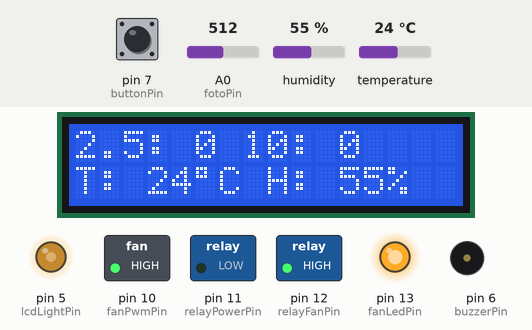
Recording of a sketch running on a simulated Arduino Uno, built with avr-gcc and run on an emulated ATmega328P. Parts: 16×2 character LCD, switched loads named in the sketch (green lamp = pin HIGH), output pins drawn as LEDs (lit = HIGH), buzzer (waves = sounding). Inputs (shaded band) come from the test bench; at power-on: pin 7 (buttonPin) LOW, A0 (fotoPin) = 512, humidity 55 %, temperature 24 °C. Random numbers use the default seed unless the sketch sets one.

Above: at 1.8 s.
1.9 s: pin 7 (buttonPin) pulled HIGH for 0.15 s
At 2.24 s:
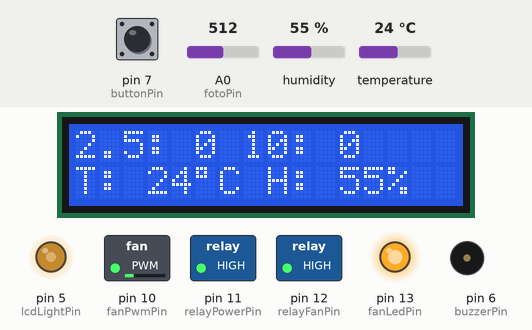
At 5.9 s:
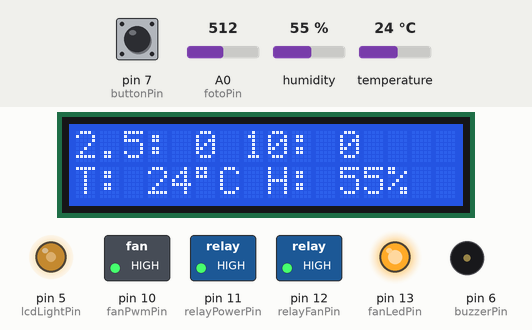
Timing chart, 0 to 7.4 s (numbered marks = the images above; inputs shaded):
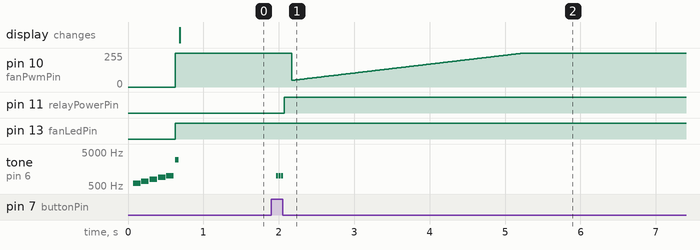

Measured:
- after the input at 1.9 s, pin 11 (relayPowerPin): LOW → HIGH after 0.17 s; tone on pin 6 (buzzerPin): alternates 1000 Hz for 0.03 s and silent for 0.01 s, 6 changes in all, then stays silent, starting after 0.06 s
- by itself, tone on pin 6 (buzzerPin): plays 600 Hz for 0.10 s, 700 Hz for 0.10 s, 800 Hz for 0.10 s, 900 Hz for 0.10 s, 1000 Hz for 0.10 s, 3000 Hz for 0.05 s

The sketch:

dust_sensor.ino
```cpp
#include <PCF8574.h>
#include <Narcoleptic.h>

#include "DustSensor.cpp"
#include "AirQualityControl.cpp"
#include "Fan.cpp"
#include "LCD.cpp"
#include "RGBLed.cpp"
#include "Buzzer.cpp"
#include "TemperatureSensor.cpp"
#include "LightSensor.cpp"

// Digital pins
#define lcdDataPin 2
#define lcdLatchPin 3
#define lcdClockPin 4
#define lcdLightPin 5
#define buzzerPin 6
#define buttonPin 7
#define dhtPin 8
#define fanPwmPin 10
#define relayPowerPin 11
#define relayFanPin 12
#define fanLedPin 13

// Expander pins
#define redPin 0
#define greenPin 1
#define bluePin 2
#define dustSensorSleepPin 3

// Analog pins
#define fotoPin A0
#define brokenPin A1

PCF8574* expander = new PCF8574();

TemperatureSensor* temperatureSensor = new TemperatureSensor(dhtPin);
DustSensor* dustSensor = new DustSensor(expander, temperatureSensor, dustSensorSleepPin);
Fan* fan = new Fan(expander, fanPwmPin, fanLedPin, relayPowerPin);
LCD* lcd = new LCD(lcdDataPin, lcdLatchPin, lcdClockPin, lcdLightPin);
RGBLed* rgbLed = new RGBLed(expander, redPin, greenPin, bluePin);
Buzzer* buzzer = new Buzzer(buzzerPin);
LightSensor* lightSensor = new LightSensor(fotoPin);
AirQualityControl* airQualityControl = new AirQualityControl(dustSensor, fan, rgbLed, buzzer, lightSensor);

void setup() {
  Serial.begin(9600);
  Serial.setTimeout(1500);

  expander->begin(0x20);
  lcd->begin(16, 2);
  temperatureSensor->begin();

  pinMode(lcdLightPin, OUTPUT);

  pinMode(fanPwmPin, OUTPUT);
  setPwmFrequency(fanPwmPin, 1);
  analogWrite(fanPwmPin, 0);

  pinMode(buzzerPin, OUTPUT);
  digitalWrite(buzzerPin, LOW);

  pinMode(fanLedPin, OUTPUT);
  digitalWrite(fanLedPin, LOW);

  pinMode(buttonPin, INPUT);

  pinMode(relayPowerPin, OUTPUT);
  digitalWrite(relayPowerPin, LOW);

  pinMode(relayFanPin, OUTPUT);
  digitalWrite(relayFanPin, LOW);

  expander->pinMode(redPin, OUTPUT);
  expander->pinMode(greenPin, OUTPUT);
  expander->pinMode(bluePin, OUTPUT);

  expander->pinMode(dustSensorSleepPin, OUTPUT);
  expander->digitalWrite(dustSensorSleepPin, LOW);

  startSequence();
}

void startSequence() {
  rgbLed->pink();

  digitalWrite(relayFanPin, HIGH);

  lcd->setNormalBrightness();
  lcd->setCursor(0, 0);
  lcd->print(F("  OCZYSZCZACZ   "));
  lcd->setCursor(0, 1);
  lcd->print(F("   POWIETRZA    "));

  fan->changePower(0);

  for (byte i=1; i<=5; i++) {
    buzzer->sound(500 + i*100, 100);
  }
}

void loop() {
  lightSensor->update();

  //rgbLed->setEnabled(!lightSensor->isNight());
  buzzer->setEnabled(!lightSensor->isNight());

  dustSensor->update();
  temperatureSensor->update();
  airQualityControl->update();
  handleLCD();

  if (!dustSensor->isSleeping() || fan->getPower() > 0) {
    digitalWrite(relayFanPin, HIGH);
  } else {
    digitalWrite(relayFanPin, LOW);
  }

  if (digitalRead(buttonPin) == HIGH) {
    buzzer->sound(1000, 25, 3);
    fan->changePower(255);
    delay(60000);
  }

  if (dustSensor->isSleeping() && fan->getPower() == 0) {
    Narcoleptic.delay(10000);
  } else {
    delay(100);
  }
}

void serialEvent() {
  dustSensor->onSerialEvent();
}

void handleLCD() {
  if (lightSensor->isNight()) {
    lcd->lightOff();
  } else {
    lcd->setNormalBrightness();
  }

  lcd->setCursor(0, 0);
  lcd->print(F("2.5: "));
  lcd->print((int) dustSensor->getPM2_5());
  lcd->print(F(" "));

  lcd->print(F("10: "));
  lcd->print((int) dustSensor->getPM10());
  lcd->print(F("    "));

  lcd->setCursor(0, 1);
  lcd->print(F("T: "));
  lcd->print((int) temperatureSensor->lastReading().t);
  lcd->print(char(223));
  lcd->print(F("C"));

  lcd->print(F(" H: "));
  lcd->print((int) temperatureSensor->lastReading().h);
  lcd->print(F("%   "));
}
```

AirQualityControl.cpp
```cpp
#include <Arduino.h>

#include "DustSensor.cpp"
#include "Fan.cpp"
#include "RGBLed.cpp"
#include "Buzzer.cpp"
#include "LightSensor.cpp"

#ifndef AIR_QUALITY_CONTROL_CPP
#define AIR_QUALITY_CONTROL_CPP

#define AIR_QUALITY_PERFECT 0
#define AIR_QUALITY_GOOD 1
#define AIR_QUALITY_BAD 2
#define AIR_QUALITY_VERY_BAD 3
#define AIR_QUALITY_UNKNOWN 255

#define PM_10_VERY_BAD 50
#define PM_10_BAD 25
#define PM_10_GOOD 15

#define PM_2_5_VERY_BAD 25
#define PM_2_5_BAD 15
#define PM_2_5_GOOD 8

class AirQualityControl {

private:
  byte airQualityLevel = AIR_QUALITY_GOOD;

  DustSensor* dustSensor;
  Fan* fan;
  RGBLed* rgbLed;
  Buzzer* buzzer;
  LightSensor* lightSensor;

public:
  AirQualityControl(DustSensor* dustSensor, Fan* fan, RGBLed* rgbLed, Buzzer* buzzer, LightSensor* lightSensor) {
    this->dustSensor = dustSensor;
    this->fan = fan;
    this->rgbLed = rgbLed;
    this->buzzer = buzzer;
    this->lightSensor = lightSensor;
  }

  void update() {
    float pm10 = dustSensor->getPM10();
    float pm2_5 = dustSensor->getPM2_5();

    if (pm10 > PM_10_VERY_BAD || pm2_5 > PM_2_5_VERY_BAD) {
      setAirQuality(AIR_QUALITY_VERY_BAD);
      dustSensor->setSamplingMode(SAMPLING_MODE_AVG);
    } else if (pm10 > PM_10_BAD || pm2_5 > PM_2_5_BAD) {
      setAirQuality(AIR_QUALITY_BAD);
      dustSensor->setSamplingMode(SAMPLING_MODE_AVG);
    } else if (pm10 > PM_10_GOOD || pm2_5 > PM_2_5_GOOD) {
      setAirQuality(AIR_QUALITY_GOOD);
      dustSensor->setSamplingMode(SAMPLING_MODE_POWERSAVE);
    } else {
      setAirQuality(AIR_QUALITY_PERFECT);
      dustSensor->setSamplingMode(SAMPLING_MODE_POWERSAVE);
    }

    controlFan(pm10, pm2_5);
  }

private:

  void setAirQuality(byte level) {
    if (level == AIR_QUALITY_VERY_BAD) {
      rgbLed->red();
      if (airQualityLevel != AIR_QUALITY_VERY_BAD) {
        buzzer->sound(80, 50, 4);
      }
    } else if (level == AIR_QUALITY_BAD) {
      rgbLed->yellow();
      if (airQualityLevel != AIR_QUALITY_BAD) {
        buzzer->sound(400, 50, 3);
      }
    } else if (level == AIR_QUALITY_GOOD) {
      rgbLed->green();
      if (airQualityLevel != AIR_QUALITY_GOOD) {
        buzzer->sound(1000, 50, 2);
      }
    } else if (level == AIR_QUALITY_PERFECT) {
      rgbLed->blue();
      if (airQualityLevel != AIR_QUALITY_PERFECT) {
        buzzer->sound(3000, 50, 1);
      }
    }

    airQualityLevel = level;
  }

  void controlFan(float pm10, float pm2_5) {
    float pm10Perc = pm10 / PM_10_VERY_BAD * 100.0;
    float pm2_5Perc = pm2_5 / PM_2_5_VERY_BAD * 100.0;
    float levelPerc = max(pm10Perc, pm2_5Perc);

    byte power;

    if (levelPerc >= 100) {
      power = 255;
    } else if (fan->getPower() > 0 && levelPerc >= 40) {
      power = levelPerc * 255/100;
    } else if (fan->getPower() == 0 && levelPerc >= 50) {
      power = levelPerc * 255/100;
    } else {
      power = 0;
    }

    fan->changePower(power);
  }
};

#endif
```

Buzzer.cpp
```cpp
#include <Arduino.h>

#ifndef BUZZER_CPP
#define BUZZER_CPP

class Buzzer {

private:
	byte buzzerPin;
  boolean enabled = true;

public:
  Buzzer(byte buzzerPin) {
    this->buzzerPin = buzzerPin;
  }

  void setEnabled(boolean enabled) {
    this->enabled = enabled;
  }

  Buzzer* sound(int freq, int durationMs) {
    return sound(freq, durationMs, 1);
  }

  Buzzer* sound(int freq, int durationMs, byte repeat) {
    if (!enabled) {
      return this;
    }

    for (byte i=0; i<repeat; i++) {
      tone(buzzerPin, freq);
      delay(durationMs);
      noTone(buzzerPin);
      delay(10);
    }

    return this;
  }
};

#endif
```

DustSensor.cpp
```cpp
#include <Arduino.h>
#include <PCF8574.h>

#include "TemperatureSensor.cpp"
#include "Utils.cpp"

#ifndef DUST_SENSOR_CPP
#define DUST_SENSOR_CPP

#define LENG 31  // 0x42 + 31 bytes equal to 32 bytes

#define DUST_SAMPLES_CNT 50

#define SAMPLING_MODE_AVG 1
#define SAMPLING_MODE_POWERSAVE 2

#define DEFAULT_SAMPLING_MODE SAMPLING_MODE_AVG

#define SAMPLING_MODE_POWERSAVE_COLLECT_MILLIS 1000ul * 60ul * 1ul
#define SAMPLING_MODE_POWERSAVE_SLEEP_MILLIS 1000ul * 60ul * 5ul

#define IGNORED_SAMPLES_ON_START 10

class DustSensor {

private:

  unsigned char buf[LENG];

  float currentDustLevelPM2_5 = 0;
  float currentDustLevelPM10 = 0;

  int dustSampleIdx = 0;

  int* pm2_5Samples = new int[DUST_SAMPLES_CNT];
  int* pm10Samples = new int[DUST_SAMPLES_CNT];

  byte samplingMode = DEFAULT_SAMPLING_MODE;

  boolean powerSaveCollecting = false;
  unsigned long powerSaveLastCollectingTime = 0;

  boolean firstRun = true;
  byte ignoredSamples = 0;

  boolean sleeping = false;

  PCF8574* expander;
  TemperatureSensor* temperatureSensor;
  byte sleepPin;

public:

  DustSensor(PCF8574* expander, TemperatureSensor* temperatureSensor, byte sleepPin) {
    this->expander = expander;
    this->temperatureSensor = temperatureSensor;
    this->sleepPin = sleepPin;

    for (int i = 0; i < DUST_SAMPLES_CNT; i++) {
      pm2_5Samples[i] = -1;
      pm10Samples[i] = -1;
    }
  }

  float getPM2_5() {
    return currentDustLevelPM2_5;
  }

  float getPM10() {
    return currentDustLevelPM10;
  }

  void sleep() {
    expander->digitalWrite(sleepPin, HIGH);
    sleeping = true;
  }

  void wake() {
    expander->digitalWrite(sleepPin, LOW);
    sleeping = false;
  }

  void setSamplingMode(byte targetMode) {
    if (samplingMode == targetMode) {
      return;
    }

    samplingMode = targetMode;
    powerSaveCollecting = false;
    powerSaveLastCollectingTime = 0;
    ignoredSamples = 0;
    wake();
  }

  void update() {
    if (samplingMode == SAMPLING_MODE_POWERSAVE) {
      if (!powerSaveCollecting && powerSaveLastCollectingTime < timeMillis() - SAMPLING_MODE_POWERSAVE_SLEEP_MILLIS) {
        powerSaveCollecting = true;
        powerSaveLastCollectingTime = timeMillis();
        ignoredSamples = 0;
        wake();
      } else if (powerSaveCollecting && powerSaveLastCollectingTime < timeMillis() - SAMPLING_MODE_POWERSAVE_COLLECT_MILLIS) {
        powerSaveCollecting = false;
        powerSaveLastCollectingTime = timeMillis();
        ignoredSamples = 0;
        firstRun = false;
        sleep();
      } else if (!powerSaveCollecting) {
        sleep();
      }
    } else {
      wake();
    }
  }

  boolean isSleeping() {
    return sleeping;
  }

  void onSerialEvent() {
    if (Serial.find(0x42)) {
      Serial.readBytes(buf, LENG);

      if (!firstRun && ignoredSamples < IGNORED_SAMPLES_ON_START) {
        ignoredSamples++;
        return;
      }

      if (buf[0] == 0x4d) {
        if (checkValue(buf, LENG)) {
          int PM01Value = transmitPM01(buf);
          int PM2_5Value = transmitPM2_5(buf);
          int PM10Value = transmitPM10(buf);
          calculateDustLevels(PM01Value, PM2_5Value, PM10Value);
        }
      }
    }
  }

private:

  void calculateDustLevels(int PM01Value, int PM2_5Value, int PM10Value) {
    int humidity = temperatureSensor->lastReading().h;

    PM2_5Value = numericCorrectionPM2_5(PM2_5Value, humidity);
    PM10Value = numericCorrectionPM10(PM10Value, humidity);

    pm2_5Samples[dustSampleIdx] = PM2_5Value;
    pm10Samples[dustSampleIdx] = PM10Value;

    dustSampleIdx++;
    dustSampleIdx = dustSampleIdx % DUST_SAMPLES_CNT;

    float sumDustLevelPM2_5 = 0;
    float sumDustLevelPM10 = 0;
    int validSamplesCnt = 0;

    for (int i = 0; i < DUST_SAMPLES_CNT; i++) {
      if (pm2_5Samples[i] >= 0 && pm10Samples[i] >= 0) {
        sumDustLevelPM10 += pm10Samples[i];
        sumDustLevelPM2_5 += pm2_5Samples[i];
        validSamplesCnt++;
      }
    }

    currentDustLevelPM2_5 = sumDustLevelPM2_5 / validSamplesCnt;
    currentDustLevelPM10 = sumDustLevelPM10 / validSamplesCnt;
  }

  float numericCorrectionPM2_5(float raw, float humidity) {
    double cpa = 1.00123;
    double cpb = 1.96141;
    double cpc = 1.0;
    double divider = cpc + cpa * pow((humidity / 100.0), cpb);
    return raw / divider + 0.5;
  }

  float numericCorrectionPM10(float raw, float humidity) {
    double cpa = 1.15866;
    double cpb = 3.16930;
    double cpc = 0.7;
    double divider = cpc + cpa * pow((humidity / 100.0), cpb);
    return raw / divider + 0.5;
  }

  char checkValue(unsigned char* thebuf, char leng) {
    char receiveflag = 0;
    int receiveSum = 0;

    for (int i=0; i<(leng-2); i++) {
      receiveSum = receiveSum + thebuf[i];
    }
    receiveSum = receiveSum + 0x42;

    if (receiveSum == ((thebuf[leng - 2] << 8) + thebuf[leng - 1])) {
      receiveSum = 0;
      receiveflag = 1;
    }
    return receiveflag;
  }

  int transmitPM01(unsigned char* thebuf) {
    int PM01Val;
    PM01Val = ((thebuf[3] << 8) + thebuf[4]);
    return PM01Val;
  }

  int transmitPM2_5(unsigned char* thebuf) {
    int PM2_5Val;
    PM2_5Val = ((thebuf[5] << 8) + thebuf[6]);
    return PM2_5Val;
  }

  int transmitPM10(unsigned char* thebuf) {
    int PM10Val;
    PM10Val = ((thebuf[7] << 8) + thebuf[8]);
    return PM10Val;
  }
};

#endif
```

Fan.cpp
```cpp
#include <Arduino.h>
#include <PCF8574.h>

#include "Utils.cpp"

#ifndef FAN_CPP
#define FAN_CPP

#define MIN_POWER 50

class Fan {

private:
  PCF8574* expander;
  byte fanPwmPin;
  byte fanLedPin;
  byte relayPowerPin;

  byte power = 0;

public:
  Fan(PCF8574* expanderm, byte fanPwmPin, byte fanLedPin, byte relayPowerPin) {
    this->expander = expander;
    this->fanPwmPin = fanPwmPin;
    this->fanLedPin = fanLedPin;
    this->relayPowerPin = relayPowerPin;
  }

  byte getPower() {
    return power;
  }

  void changePower(byte targetPower) {
    if (targetPower == power) {
      return;
    }

    if (targetPower > 0) {
      digitalWrite(relayPowerPin, HIGH);
      digitalWrite(fanLedPin, HIGH);
      delay(100);
    } else {
      digitalWrite(relayPowerPin, LOW);
      digitalWrite(fanLedPin, LOW);
    }

    if (targetPower > power) {
      for (int i=max(power, MIN_POWER); i<=targetPower; i++) {
        analogWrite(fanPwmPin, i);
        delay(15);
      }
    } else {
      analogWrite(fanPwmPin, targetPower);
    }

    power = targetPower;
  }
};

#endif
```

LightSensor.cpp
```cpp
#include <Arduino.h>

#ifndef LIGHT_SENSOR_CPP
#define LIGHT_SENSOR_CPP

class LightSensor {

private:
  byte fotoPin;
  boolean night = false;

public:
  LightSensor(byte fotoPin) {
    this->fotoPin = fotoPin;
  }

  void update() {
    float fotoVoltage = analogRead(fotoPin) * 5.0 / 1023.0;
    if (fotoVoltage < 2) {
      night = true;
    } else {
      night = false;
    }
  }

  boolean isNight() {
    return night;
  }
};

#endif
```

RGBLed.cpp
```cpp
#include <Arduino.h>
#include <PCF8574.h>

#ifndef RGB_LED_CPP
#define RGB_LED_CPP

class RGBLed {

private:
  PCF8574* expander;
  byte redPin, greenPin, bluePin;
  boolean enabled = true;

  void setColor(byte red, byte green, byte blue) {
    if (!enabled) {
      red = 0;
      green = 0;
      blue = 0;
    }

    expander->digitalWrite(redPin, 255 - red);
    expander->digitalWrite(greenPin, 255 - green);
    expander->digitalWrite(bluePin, 255 - blue);
  }

public:
  RGBLed(PCF8574* expander, byte redPin, byte greenPin, byte bluePin) {
    this->expander = expander;
    this->redPin = redPin;
    this->greenPin = greenPin;
	  this->bluePin = bluePin;
  }

  void setEnabled(boolean enabled) {
    this->enabled = enabled;
  }

  void randomColor() {
    byte r = random(0, 2) == 1 ? 255 : 0;
    byte g = random(0, 2) == 1 ? 255 : 0;
    byte b = random(0, 2) == 1 ? 255 : 0;
    setColor(r, g, b);
  }

  void none() {
    setColor(0, 0, 0);
  }

  void red() {
    setColor(255, 0, 0);
  }

  void green() {
    setColor(0, 255, 0);
  }

  void blue() {
    setColor(0, 0, 255);
  }

  void pink() {
    setColor(255, 0, 255);
  }

  void yellow() {
    setColor(255, 255, 0);
  }

  void ocean() {
    setColor(0, 255, 255);
  }

  void white() {
    setColor(255, 255, 255);
  }
};

#endif
```

TemperatureSensor.cpp
```cpp
#include <Arduino.h>
#include <Adafruit_Sensor.h>
#include <DHT.h>
#include <DHT_U.h>

#include "Utils.cpp"

#ifndef TEMPERATURE_SENSOR_CPP
#define TEMPERATURE_SENSOR_CPP

#define SAMPLES 20

struct TemperatureReading {
  byte t = 0;
  byte h = 0;
};

class TemperatureSensor {

private:
  unsigned long lastReadingTime = 0;
  byte* tarr = new byte[SAMPLES];
  byte* harr = new byte[SAMPLES];

  DHT_Unified* dht;
  TemperatureReading reading;

public:
  TemperatureSensor(byte dhtPin) {
    dht = new DHT_Unified(dhtPin, DHT11);

    for (byte i=0; i<SAMPLES; i++) {
      tarr[i] = 0;
      harr[i] = 0;
    }
  }

  void begin() {
    dht->begin();
  }

  void update() {
    if (lastReadingTime > timeMillis() - 1000ul * 5ul) {
      return;
    }

    sensors_event_t event;

    dht->temperature().getEvent(&event);
    if (event.temperature > 0) {
      reading.t = (byte) rollingAverage(tarr, SAMPLES, event.temperature);
    }

    dht->humidity().getEvent(&event);
    if (event.relative_humidity > 0) {
      reading.h = (byte) rollingAverage(harr, SAMPLES, event.relative_humidity);
    }

    lastReadingTime = timeMillis();
  }

  TemperatureReading lastReading() {
    return reading;
  }
};

#endif
```

LCD.cpp
```cpp
#include <Arduino.h>
#include <ShiftLCD.h>
#include <LiquidCrystal.h>

#ifndef LCD_CPP
#define LCD_CPP

class LCD {

private:
  ShiftLCD* lcd;
  byte lightPin;
  int brightness = 125;

public:
  LCD(byte lcdDataPin, byte lcdLatchPin, byte lcdClockPin, byte lightPin) {
    lcd = new ShiftLCD(lcdDataPin, lcdClockPin, lcdLatchPin);
    this->lightPin = lightPin;
  }

  void begin(byte w, byte h) {
    lcd->begin(w, h);
    setNormalBrightness();
  }

  void setCursor(byte x, byte y) {
    lcd->setCursor(x, y);
  }

  void print(String text) {
    lcd->print(text);
  }

  void print(int number) {
    lcd->print(number);
  }

  void print(float number) {
    lcd->print(number);
  }

  void print(char c) {
    lcd->print(c);
  }

  void info(String line1, String line2) {
    lcd->clear();
    lcd->setCursor(0, 0);
    lcd->print(line1);
    lcd->setCursor(0, 1);
    lcd->print(line2);
  }

  void setNormalBrightness() {
    analogWrite(lightPin, brightness);
  }

  void lightOff() {
    analogWrite(lightPin, 0);
  }

  void brighter() {
    brightness += 25;
    if (brightness > 255) {
      brightness = 255;
    }
    analogWrite(lightPin, brightness);
  }

  void dimmer() {
    brightness -= 25;
    if (brightness < 0) {
      brightness = 0;
    }
    analogWrite(lightPin, brightness);
  }
};

#endif
```

Source omitted: Utils.cpp (2952 bytes)
